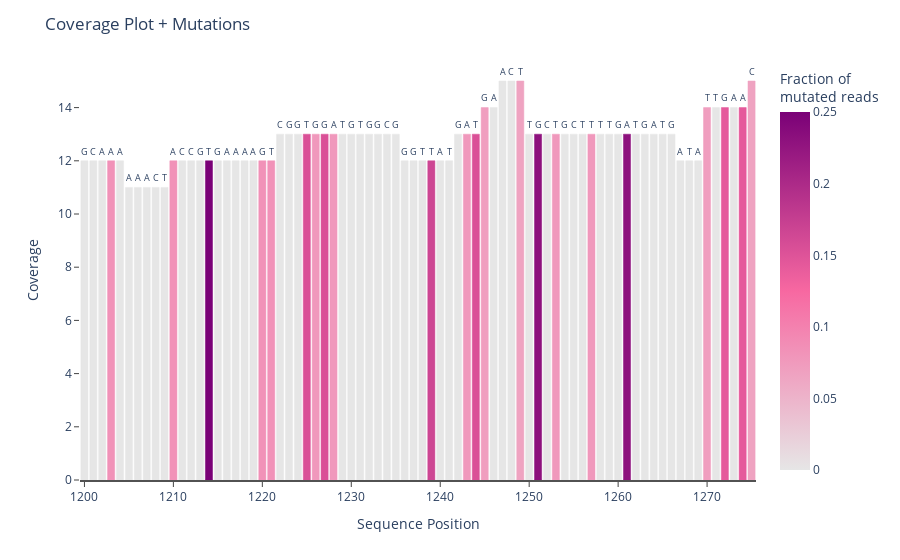

Source (notebook cell):
### Code cell
start_region = 1200
end_region = 1275

fig = plot_coverage_muts(start_pos_all, end_pos_all, start_region, end_region, muts_df_summary, ref_seq_list)

### Figure 1 — Plotly figure (JSON) as saved in the notebook; plotly's stock layout.template omitted (floating-point values rounded to 4 significant figures; data arrays with more than 128 entries replaced by an {"elided": "..."} marker saying what was removed)
{"data": [{"alignmentgroup": "True", "customdata": {"elided": "76x8 mixed values"}, "hovertemplate": "ref_seq=%{customdata[3]}<br>A=%{customdata[4]:.0f}<br>C=%{customdata[5]:.0f}<br>G=%{customdata[6]:.0f}<br>T=%{customdata[7]:.0f}<extra></extra>", "legendgroup": "", "marker": {"color": [0, 0, 0, 0.08333, 0, 0, 0, 0, 0, 0, 0.08333, 0, 0, 0, 0.25, 0, 0, 0, 0, 0, 0.08333, 0.08333, 0, 0, 0, 0.1538, 0.07692, 0.1538, 0.07692, 0, 0, 0, 0, 0, 0, 0, 0, 0, 0, 0.1667, 0, 0, 0, 0.07692, 0.1538, 0.07143, 0, 0, 0, 0.06667, 0, 0.2308, 0, 0.07692, 0, 0, 0, 0.07692, 0, 0, 0, 0.2308, 0, 0, 0, 0, 0, 0, 0, 0, 0.07143, 0, 0.1429, 0, 0.1429, 0.06667], "coloraxis": "coloraxis", "line": {"color": [0, 0, 0, 0.08333, 0, 0, 0, 0, 0, 0, 0.08333, 0, 0, 0, 0.25, 0, 0, 0, 0, 0, 0.08333, 0.08333, 0, 0, 0, 0.1538, 0.07692, 0.1538, 0.07692, 0, 0, 0, 0, 0, 0, 0, 0, 0, 0, 0.1667, 0, 0, 0, 0.07692, 0.1538, 0.07143, 0, 0, 0, 0.06667, 0, 0.2308, 0, 0.07692, 0, 0, 0, 0.07692, 0, 0, 0, 0.2308, 0, 0, 0, 0, 0, 0, 0, 0, 0.07143, 0, 0.1429, 0, 0.1429, 0.06667]}}, "name": "", "offsetgroup": "", "orientation": "v", "showlegend": false, "text": ["G", "C", "A", "A", "A", "A", "A", "A", "C", "T", "A", "C", "C", "G", "T", "G", "A", "A", "A", "A", "G", "T", "C", "G", "G", "T", "G", "G", "A", "T", "G", "T", "G", "G", "C", "G", "G", "G", "T", "T", "A", "T", "G", "A", "T", "G", "A", "A", "C", "T", "T", "G", "C", "T", "G", "C", "T", "T", "T", "T", "G", "A", "T", "G", "A", "T", "G", "A", "T", "A", "T", "T", "G", "A", "A", "C"], "textposition": "outside", "type": "bar", "x": [1200, 1201, 1202, 1203, 1204, 1205, 1206, 1207, 1208, 1209, 1210, 1211, 1212, 1213, 1214, 1215, 1216, 1217, 1218, 1219, 1220, 1221, 1222, 1223, 1224, 1225, 1226, 1227, 1228, 1229, 1230, 1231, 1232, 1233, 1234, 1235, 1236, 1237, 1238, 1239, 1240, 1241, 1242, 1243, 1244, 1245, 1246, 1247, 1248, 1249, 1250, 1251, 1252, 1253, 1254, 1255, 1256, 1257, 1258, 1259, 1260, 1261, 1262, 1263, 1264, 1265, 1266, 1267, 1268, 1269, 1270, 1271, 1272, 1273, 1274, 1275], "xaxis": "x", "y": [12, 12, 12, 12, 12, 11, 11, 11, 11, 11, 12, 12, 12, 12, 12, 12, 12, 12, 12, 12, 12, 12, 13, 13, 13, 13, 13, 13, 13, 13, 13, 13, 13, 13, 13, 13, 12, 12, 12, 12, 12, 12, 13, 13, 13, 14, 14, 15, 15, 15, 13, 13, 13, 13, 13, 13, 13, 13, 13, 13, 13, 13, 13, 13, 13, 13, 13, 12, 12, 12, 14, 14, 14, 14, 14, 15], "yaxis": "y"}], "layout": {"autosize": true, "barmode": "relative", "coloraxis": {"colorbar": {"title": {"text": "Fraction of <br>mutated reads"}}, "colorscale": [[0, "rgb(230,230,230)"], [0.5, "rgb(247,104,161)"], [1, "rgb(122,1,119)"]]}, "colorscale": {"sequential": [[0, "rgb(230,230,230)"], [0.5, "rgb(247,104,161)"], [1, "rgb(122,1,119)"]]}, "legend": {"tracegroupgap": 0}, "margin": {"t": 60}, "plot_bgcolor": "white", "title": {"text": "Coverage Plot + Mutations"}, "uniformtext": {"minsize": 8, "mode": "hide"}, "xaxis": {"anchor": "y", "autorange": true, "domain": [0, 1], "linecolor": "rgb(82,82,82)", "linewidth": 2, "range": [1200.0, 1276.0], "showgrid": false, "showline": true, "showticklabels": true, "ticks": "outside", "title": {"text": "Sequence Position"}, "type": "linear"}, "yaxis": {"anchor": "x", "autorange": true, "domain": [0, 1], "range": [0, 15.79], "showline": false, "ticks": "outside", "title": {"text": "Coverage"}, "type": "linear"}}}
